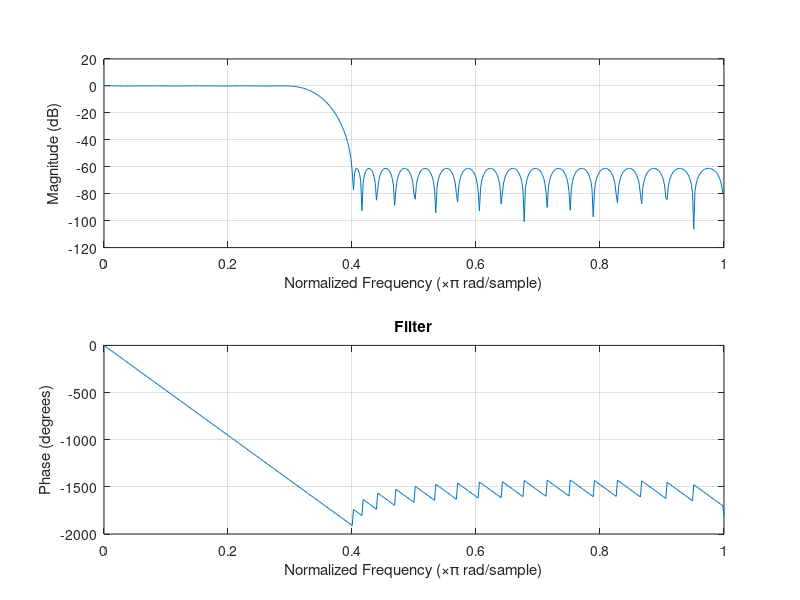
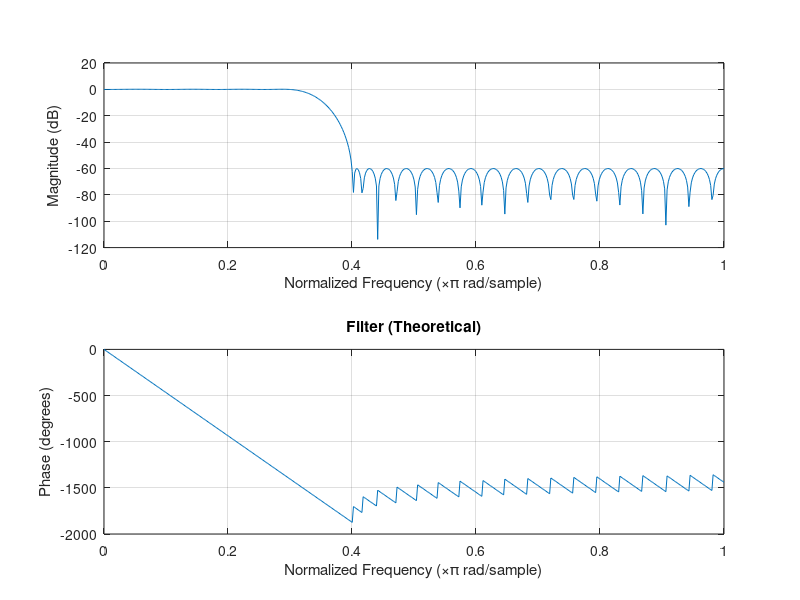
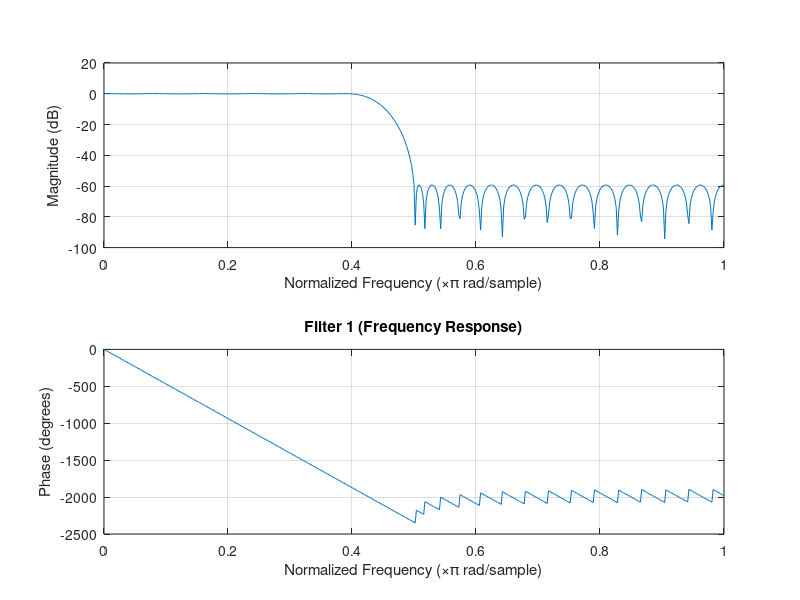
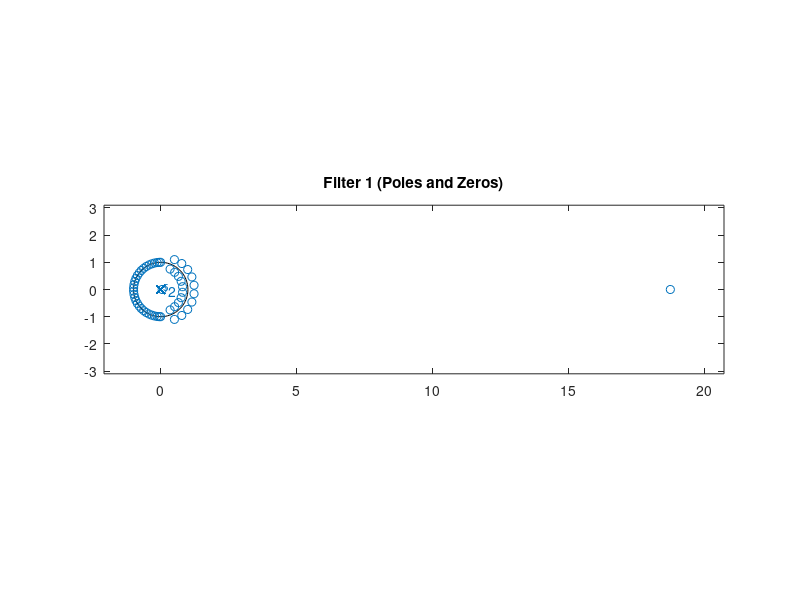

Reproduce these figures in MATLAB, in order. (Note: this script raises an error after producing the figures.)
%% LAB 1 %%

close all;
clc;

%% QUESTION 1.1.A %%

% Filter 1 -> Types I & II because it's LP

% Filter 2 -> Types I & II because it's LP

% Filter 3 -> Types I & II because it's LP

% Filter 4 -> Types I & II because it's LP

%% QUESTION 1.1.B %%

% firpmord finds the approximate order, normalized frequency band edges,
% frequency band amplitudes, and weights that meet input specifications

% Filter 1
wT1 = [0.3 0.4]*pi;                             % Cutoff frequencies
b1 = [1 0];                                     % Desired amplitudes
d1 = [0.01 0.001];                              % Ripple specifications
fs1 = 2*pi;                                     % Sampling frequency
[N1, F1, D1, W1] = firpmord(wT1, b1, d1, fs1);  % Required Function

% Filter 2
wT2 = [0.3 0.4]*pi;                             % Cutoff frequencies
b2 = [1 0];                                     % Desired amplitudes
d2 = [0.001 0.0001];                            % Ripple specifications
fs2 = 2*pi;                                     % Sampling frequency
[N2, F2, D2, W2] = firpmord(wT2, b2, d2, fs2);  % Required Function

% Filter 3
wT3 = [0.39 0.4]*pi;                            % Cutoff frequencies
b3 = [1 0];                                     % Desired amplitudes
d3 = [0.01 0.001];                              % Ripple specifications
fs3 = 2*pi;                                     % Sampling frequency
[N3, F3, D3, W3] = firpmord(wT3, b3, d3, fs3);  % Required Function

% Filter 4
wT4 = [0.69 0.7]*pi;                            % Cutoff frequencies
b4 = [1 0];                                     % Desired amplitudes
d4 = [0.01 0.001];                              % Ripple specifications
fs4 = 2*pi;                                     % Sampling frequency
[N4, F4, D4, W4] = firpmord(wT4, b4, d4, fs4);  % Required Function

[N1, N2, N3, N4]                                % Filter orders

%% QUESTION 1.1.C %%

wT = [0.3 0.4]*pi;                              % Cutoff frequencies
b = [1 0];                                      % Desired amplitudes
d = [0.01 0.001];                               % Ripple specifications
fs = 2*pi;                                      % Sampling frequency
[N, F, D, W] = firpmord(wT, b, d, fs);          % Required Function
h = firpm(N, F, D, W);                          % Required Function

figure;                                         % Ploting
freqz(h);                                       % Frequency Response
title('Filter');                                % Title

% Does not exactly satisfy the requirements because it's only an estimation
% of the order required. In practice, firpm.m must be called several times,
% with increasing or decreasing order, in order to find a filter of minimum
% order that satisfies the specification at hand. The estimated order is,
% however, for most practical cases close to the minimum order which means
% that only a few function calls need to be done.

% By hand, our minimum filter degree is 52, so:

N1 = 52;                                        % Hand filter order result
h1 = firpm(N1, F, D, W);                        % Required Function

figure;                                         % Ploting
freqz(h1);                                      % Frequency Response
title('Filter (Theoretical)');                  % Title

% Now it looks more accurate

%% QUESTION 1.1.D %%

% Just analyze the plot above

%% QUESTION 1.2.A %%

% LP Filter -> Types I & II

% HP Filter -> Types I & IV

% BP Filter -> Types I & III

% BS Filter -> Type I

%% QUESTION 1.2.B %%

% Lowpass
wT1 = [0.4 0.5]*pi;                             % Cutoff frequencies
b1 = [1 0];                                     % Desired amplitudes
d1 = [0.01 0.001];                              % Ripple specifications
fs1 = 2*pi;                                     % Sampling frequency
[N1, F1, D1, W1] = firpmord(wT1, b1, d1, fs1);  % Required Function

% Highpass
wT2 = [0.5 0.6]*pi;                             % Cutoff frequencies
b2 = [0 1];                                     % Desired amplitudes
d2 = [0.001 0.01];                              % Ripple specifications
fs2 = 2*pi;                                     % Sampling frequency
[N2, F2, D2, W2] = firpmord(wT2, b2, d2, fs2);  % Required Function

% Bandpass
wT3 = [0.3 0.4 0.6 0.7]*pi;                     % Cutoff frequencies
b3 = [0 1 0];                                   % Desired amplitudes
d3 = [0.001 0.01 0.001];                        % Ripple specifications
fs3 = 2*pi;                                     % Sampling frequency
[N3, F3, D3, W3] = firpmord(wT3, b3, d3, fs3);  % Required Function

% Filter 4
wT4 = [0.3 0.4 0.6 0.7]*pi;                     % Cutoff frequencies
b4 = [1 0 1];                                   % Desired amplitudes
d4 = [0.01 0.001 0.01];                         % Ripple specifications
fs4 = 2*pi;                                     % Sampling frequency
[N4, F4, D4, W4] = firpmord(wT4, b4, d4, fs4);  % Required Function

[N1, N2, N3, N4]                                % Filter orders

% This is underestimated, we have to use more.

%% QUESTION 1.2.C.1 %%

wT = [0.4 0.5]*pi;                              % Cutoff frequencies
b = [1 0];                                      % Desired amplitudes
d = [0.01 0.001];                               % Ripple specifications
fs = 2*pi;                                      % Sampling frequency
[N, F, D, W] = firpmord(wT, b, d, fs);          % Required Function
h = firpm(N, F, D, W);                          % Required Function

figure;                                         % Ploting
freqz(h);                                       % Frequency Response
title('Filter 1 (Frequency Response)');         % Title

figure;                                         % Ploting
zplane(h);                                      % Poles and zeros
grid;                                           % Grid set on
title('Filter 1 (Poles and Zeros)');            % Title

%% QUESTION 1.2.C.2 %%

wT = [0.5 0.6]*pi;                              % Cutoff frequencies
b = [0 1];                                      % Desired amplitudes
d = [0.001 0.01];                               % Ripple specifications
fs = 2*pi;                                      % Sampling frequency
[N, F, D, W] = firpmord(wT, b, d, fs);          % Required Function
h = firpm(N, F, D, W);                          % Required Function

figure;                                         % Ploting
freqz(h);                                       % Frequency Response
title('Filter 2 (Frequency Response)');         % Title

figure;                                         % Ploting
zplane(h);                                      % Poles and zeros
grid;                                           % Grid set on
title('Filter 2 (Poles and Zeros)');            % Title

%% QUESTION 1.2.C.3 %%

wT = [0.3 0.4 0.6 0.7]*pi;                      % Cutoff frequencies
b = [0 1 0];                                    % Desired amplitudes
d = [0.001 0.01 0.001];                         % Ripple specifications
fs = 2*pi;                                      % Sampling frequency
[N, F, D, W] = firpmord(wT, b, d, fs);          % Required Function
h = firpm(N, F, D, W);                          % Required Function

figure;                                         % Ploting
freqz(h);                                       % Frequency Response
title('Filter 3 (Frequency Response)');         % Title

figure;                                         % Ploting
zplane(h);                                      % Poles and zeros
grid;                                           % Grid set on
title('Filter 3 (Poles and Zeros)');            % Title

%% QUESTION 1.2.C.4 %%

wT = [0.3 0.4 0.6 0.7]*pi;                      % Cutoff frequencies
b = [1 0 1];                                    % Desired amplitudes
d = [0.01 0.001 0.01];                          % Ripple specifications
fs = 2*pi;                                      % Sampling frequency
[N, F, D, W] = firpmord(wT, b, d, fs);          % Required Function
h = firpm(N, F, D, W);                          % Required Function

figure;                                         % Ploting
freqz(h);                                       % Frequency Response
title('Filter 4 (Frequency Response)');         % Title

figure;                                         % Ploting
zplane(h);                                      % Poles and zeros
grid;                                           % Grid set on
title('Filter 4 (Poles and Zeros)');            % Title

%% QUESTION 1.3.A %%

%See Section 5.10 in the course book

%% QUESTION 1.3.B %%

%See Section 5.10 in the course book

%% QUESTION 1.3.C %%

h_LP = Ex13cLP;                                 % LP Given Function
m_LP = 20*log10(abs(h_LP));                     % Magnitude Response
E_LP = 20*log10(sum(abs(m_LP(0.4*pi:end))));    % Energy in the SB

h_QP = Ex13cQP;                                 % QP Given Function
m_QP = 20*log10(abs(h_QP));                     % Magnitude Response
E_QP = 20*log10(sum(abs(m_QP(0.4*pi:end))));    % Energy in the SB

figure;                                         % Ploting
freqz(h_LP);                                    % Frequency Response
title('Filter LP (Frequency Response)');        % Title

figure;                                         % Ploting
freqz(h_QP);                                    % Frequency Response
title('Filter QP (Frequency Response)');        % Title

[E_LP E_QP]                                     % Energy values
